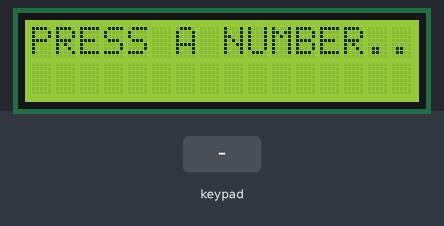
Recording of a sketch running on a simulated Arduino Uno, built with avr-gcc and run on an emulated ATmega328P. Shown: 16×2 character LCD. The inputs (shaded band) are chosen by the test bench. Random numbers use the default seed unless the sketch sets one.

Above: at 7.3 s.
7.4 s: keypad keys 2 5 pressed 0.4 s apart
At 9.0 s:
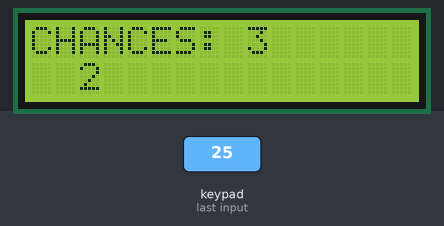
11.2 s: key '4' pressed
At 14.7 s:
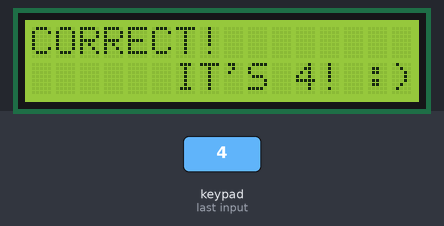
17.2 s: key '1' pressed
At 20.0 s:
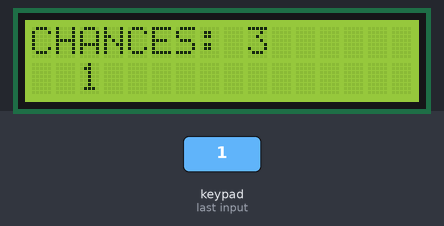
20.2 s: keypad keys 1 2 pressed 0.4 s apart
At 26.3 s:
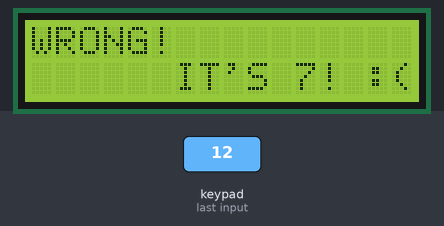
Timing chart, 0 to 27.8 s (numbered marks = the images above; inputs shaded):
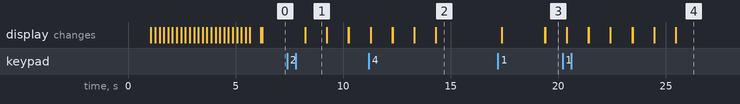

The sketch:

code.ino
```cpp
#include <LiquidCrystal.h>
#include <Keypad.h>

/*
* Initialize led
*/

int RED = 13;
int GREEN = 12;
int BLUE = 11;

/*
* Initialize lcd
*/

const int RS = 1, EN = 2, D4 = 4, D5 = 5, D6 = 6, D7 = 7;

LiquidCrystal lcd(RS, EN, D4, D5, D6, D7);

/*
* Initialize keypad
*/
const byte ROWS = 4;
const byte COLS = 4;

char hexaKeys[ROWS][COLS] = {
  {'1','2','3','A'},
  {'4','5','6','B'},
  {'7','8','9','C'},
  {'*','0','#','D'}
};

byte rowPins[ROWS] = {10, 9, 8, A0};
byte colPins[COLS] = {A1, A2, A3, A4};

Keypad customKeypad = Keypad( makeKeymap(hexaKeys), rowPins, colPins, ROWS, COLS);

/*
* real-time systems group assignment (t1g1)
* made by andretai :D
*/

void setup()
{
  startScreen();
  //Serial.begin(9600);
  //pinMode(13, OUTPUT);
}

void loop()
{
  lcd.begin(16, 2);
  lcd.setCursor(0, 0);
  lcd.print("PRESS A NUMBER..");
  delay(2000);
  lcd.clear();
  int ans = random(0, 9);
  for(int x=3; x>=0; x--){
    if(x == 0){
      winLose(0, ans);
      break;
    }
    lcd.clear();
    lcd.setCursor(0, 0);
    lcd.print("CHANCES: ");
    lcd.print(x);
    char customKey = customKeypad.waitForKey();
    int input = int(customKey) - 48;
    lcd.setCursor(2, 1);
    lcd.print(input);
    lcd.print(" ");
    lcd.print(toggleLed(input, ans));
    delay(1000);
    if(input == ans && x>0){
      winLose(1, ans);
      break;
    }
  }
}

/*
* Welcome screen
*/
void startScreen(){
  lcd.begin(16, 2);
  lcd.setCursor(0, 0);
  lcd.print("HELLO! WELCOME TO GUESS A DIGIT!");
  delay(1000);
  for(int x=0; x<24; x++){
    lcd.scrollDisplayLeft();
    delay(200);
  }
  delay(300);
  lcd.clear();
}

/*
* Toggle led and display hint
*/
String toggleLed(int urs, int ans){
  if(urs < ans){
    digitalWrite(RED, HIGH);
    delay(1000);
    digitalWrite(RED, LOW);
    return "(TOO LOW!)";
  }else if(urs == ans){
    digitalWrite(GREEN, HIGH);
    delay(1000);
    digitalWrite(GREEN, LOW);
    return "(NICE!)";
  }else if(urs > ans){
    digitalWrite(BLUE, HIGH);
    delay(1000);
    digitalWrite(BLUE, LOW);
    return "(TOO HIGH!)";
  }
}

/*
* Display final results
*/
void winLose(int won, int ans){
  lcd.clear();
  lcd.setCursor(0, 0);
  if(won == 0){
    lcd.print("WRONG!");
  }else{
    lcd.print("CORRECT!");
  }
  lcd.setCursor(6, 1);
  lcd.print("IT'S ");
  lcd.print(ans);
  if(won == 0){
    lcd.print("! :(");
  }else{
    lcd.print("! :)");
  }
  delay(3000);
}
```

Measured:
- what the display in image 1 shows lasts 1.0 s, from 8.2 s to 9.2 s
